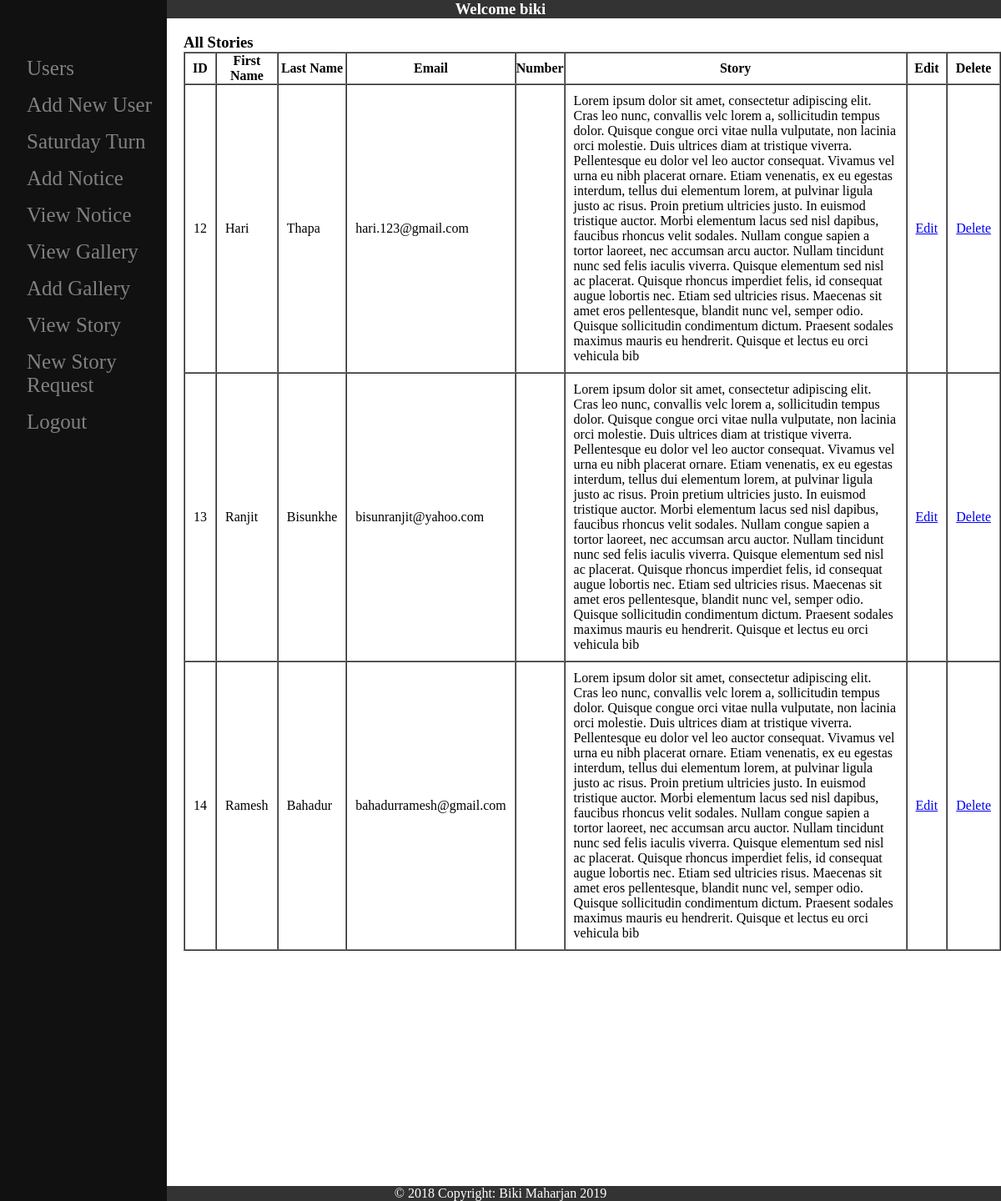
The page /pages/admin.php?page=viewStory (signed in) on the database its author committed.
### tables this page shows
CREATE TABLE `story` (
  `id` int(11) NOT NULL,
  `firstname` varchar(20) NOT NULL,
  `lastname` varchar(20) NOT NULL,
  `email` varchar(30) NOT NULL,
  `number` varchar(15) NOT NULL,
  `story` varchar(2000) NOT NULL
);

### pages/adminStoryView.php (the view, shortened to what this page needs)
<h3>All Stories</h3>
<?php
	require("../php/db.php");
	$query="SELECT * FROM story";
	$select_query=mysqli_query($conn,$query);
	echo "<table border='1' cellspacing='0'>";
	echo "<tr> <th>ID</th> <th>First Name</th> <th>Last Name</th> <th>Email</th> <th>Number</th><th>Story</th><th>Edit</th> <th>Delete</th></tr>";
	while($row=mysqli_fetch_assoc($select_query))
	{
		echo "<tr>";
		echo '<td>' . $row['id'] . '</td>';
		echo '<td>' . $row['firstname'] . '</td>';
		echo '<td>' . $row['lastname'] . '</td>';
		echo '<td>' . $row['email'] . '</td>';
		echo '<td>' . $row['number'] . '</td>';
		echo '<td>' . $row['story'] . '</td>';
		echo '<td><a href="admin.php?page=viewStory&id=' . $row['id'] . '">Edit</a></td>';
		echo '<td><a href="deleteStory.php?page=viewStory&table=story&id=' . $row['id'] . '">Delete</a></td>';
		echo "</tr>";
	}
	echo "</table>";
?>

### css/php_style.css (style rules this page uses)
* { margin:0px; padding: 0px; }
table td { padding: 10px; margin: 0px; }

### rows shown on the page
story: id "12", firstname "Hari", lastname "Thapa", email "hari.123@gmail.com", story "Lorem ipsum dolor sit amet, consectetur adipiscing elit. Cras leo nunc, convallis velc lorem a, sollicitudin tempus dolor. Quisque congue orci vitae nulla vulputate, non lacinia orci molestie. Duis ultrices diam at tristique viverra. Pellentesque eu dolor vel leo auctor consequat. Vivamus vel urna eu nibh placerat ornare. Etiam venenatis, ex eu egestas interdum, tellus dui elementum lorem, at pulvinar ligula justo ac risus. Proin pretium ultricies justo. In euismod tristique auctor. Morbi elementum lacus sed nisl dapibus, faucibus rhoncus velit sodales. Nullam congue sapien a tortor laoreet, nec accumsan arcu auctor. Nullam tincidunt nunc sed felis iaculis viverra. Quisque elementum sed…"
story: id "13", firstname "Ranjit", lastname "Bisunkhe", email "bisunranjit@yahoo.com", story "Lorem ipsum dolor sit amet, consectetur adipiscing elit. Cras leo nunc, convallis velc lorem a, sollicitudin tempus dolor. Quisque congue orci vitae nulla vulputate, non lacinia orci molestie. Duis ultrices diam at tristique viverra. Pellentesque eu dolor vel leo auctor consequat. Vivamus vel urna eu nibh placerat ornare. Etiam venenatis, ex eu egestas interdum, tellus dui elementum lorem, at pulvinar ligula justo ac risus. Proin pretium ultricies justo. In euismod tristique auctor. Morbi elementum lacus sed nisl dapibus, faucibus rhoncus velit sodales. Nullam congue sapien a tortor laoreet, nec accumsan arcu auctor. Nullam tincidunt nunc sed felis iaculis viverra. Quisque elementum sed…"
story: id "14", firstname "Ramesh", lastname "Bahadur", email "bahadurramesh@gmail.com", story "Lorem ipsum dolor sit amet, consectetur adipiscing elit. Cras leo nunc, convallis velc lorem a, sollicitudin tempus dolor. Quisque congue orci vitae nulla vulputate, non lacinia orci molestie. Duis ultrices diam at tristique viverra. Pellentesque eu dolor vel leo auctor consequat. Vivamus vel urna eu nibh placerat ornare. Etiam venenatis, ex eu egestas interdum, tellus dui elementum lorem, at pulvinar ligula justo ac risus. Proin pretium ultricies justo. In euismod tristique auctor. Morbi elementum lacus sed nisl dapibus, faucibus rhoncus velit sodales. Nullam congue sapien a tortor laoreet, nec accumsan arcu auctor. Nullam tincidunt nunc sed felis iaculis viverra. Quisque elementum sed…"

### other values the page prints
$_SESSION['firstname'] "biki"
